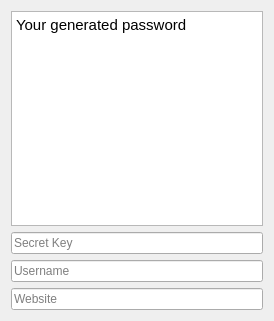
<?xml version="1.0" encoding="UTF-8"?>
<ui version="4.0">
 <class>Dialog</class>
 <widget class="QDialog" name="Dialog">
  <property name="geometry">
   <rect>
    <x>0</x>
    <y>0</y>
    <width>274</width>
    <height>321</height>
   </rect>
  </property>
  <property name="windowTitle">
   <string>Dialog</string>
  </property>
  <layout class="QGridLayout" name="gridLayout">
   <item row="0" column="0">
    <widget class="QTextBrowser" name="password">
     <property name="html">
      <string>&lt;!DOCTYPE HTML PUBLIC &quot;-//W3C//DTD HTML 4.0//EN&quot; &quot;http://www.w3.org/TR/REC-html40/strict.dtd&quot;&gt;
&lt;html&gt;&lt;head&gt;&lt;meta name=&quot;qrichtext&quot; content=&quot;1&quot; /&gt;&lt;style type=&quot;text/css&quot;&gt;
p, li { white-space: pre-wrap; }
&lt;/style&gt;&lt;/head&gt;&lt;body style=&quot; font-family:'Ubuntu'; font-size:11pt; font-weight:400; font-style:normal;&quot;&gt;
&lt;p style=&quot; margin-top:0px; margin-bottom:0px; margin-left:0px; margin-right:0px; -qt-block-indent:0; text-indent:0px;&quot;&gt;Your generated password&lt;/p&gt;&lt;/body&gt;&lt;/html&gt;</string>
     </property>
     <property name="placeholderText">
      <string/>
     </property>
    </widget>
   </item>
   <item row="1" column="0">
    <widget class="QLineEdit" name="secretkey">
     <property name="text">
      <string/>
     </property>
     <property name="echoMode">
      <enum>QLineEdit::Password</enum>
     </property>
     <property name="placeholderText">
      <string>Secret Key</string>
     </property>
    </widget>
   </item>
   <item row="2" column="0">
    <widget class="QLineEdit" name="username">
     <property name="text">
      <string/>
     </property>
     <property name="placeholderText">
      <string>Username</string>
     </property>
    </widget>
   </item>
   <item row="3" column="0">
    <widget class="QLineEdit" name="website">
     <property name="text">
      <string/>
     </property>
     <property name="placeholderText">
      <string>Website</string>
     </property>
    </widget>
   </item>
  </layout>
 </widget>
 <resources/>
 <connections/>
</ui>
